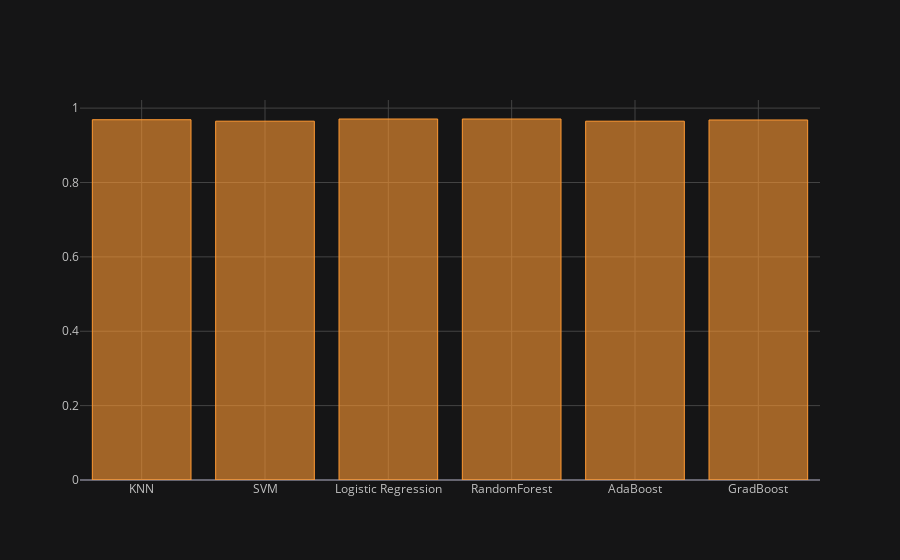

The notebook cell this image was saved under:
### Code cell
compare_df2['Best Score'].T.iplot(kind='bar')

### Figure 1 — Plotly figure (JSON) as saved in the notebook; plotly's stock layout.template omitted (floating-point values rounded to 4 significant figures)
{"data": [{"marker": {"color": "rgba(255, 153, 51, 0.6)", "line": {"color": "rgba(255, 153, 51, 1.0)", "width": 1}}, "name": "Best Score", "orientation": "v", "text": "", "x": ["KNN", "SVM", "Logistic Regression", "RandomForest", "AdaBoost", "GradBoost"], "y": [0.9688, 0.9649, 0.9707, 0.9707, 0.9648, 0.9681], "type": "bar"}], "layout": {"legend": {"bgcolor": "#151516", "font": {"color": "#D9D9D9"}}, "paper_bgcolor": "#151516", "plot_bgcolor": "#151516", "title": {"font": {"color": "#D9D9D9"}}, "xaxis": {"gridcolor": "#434343", "showgrid": true, "tickfont": {"color": "#C2C2C2"}, "title": {"font": {"color": "#D9D9D9"}, "text": ""}, "zerolinecolor": "#666570"}, "yaxis": {"gridcolor": "#434343", "showgrid": true, "tickfont": {"color": "#C2C2C2"}, "title": {"font": {"color": "#D9D9D9"}, "text": ""}, "zerolinecolor": "#666570"}}}
